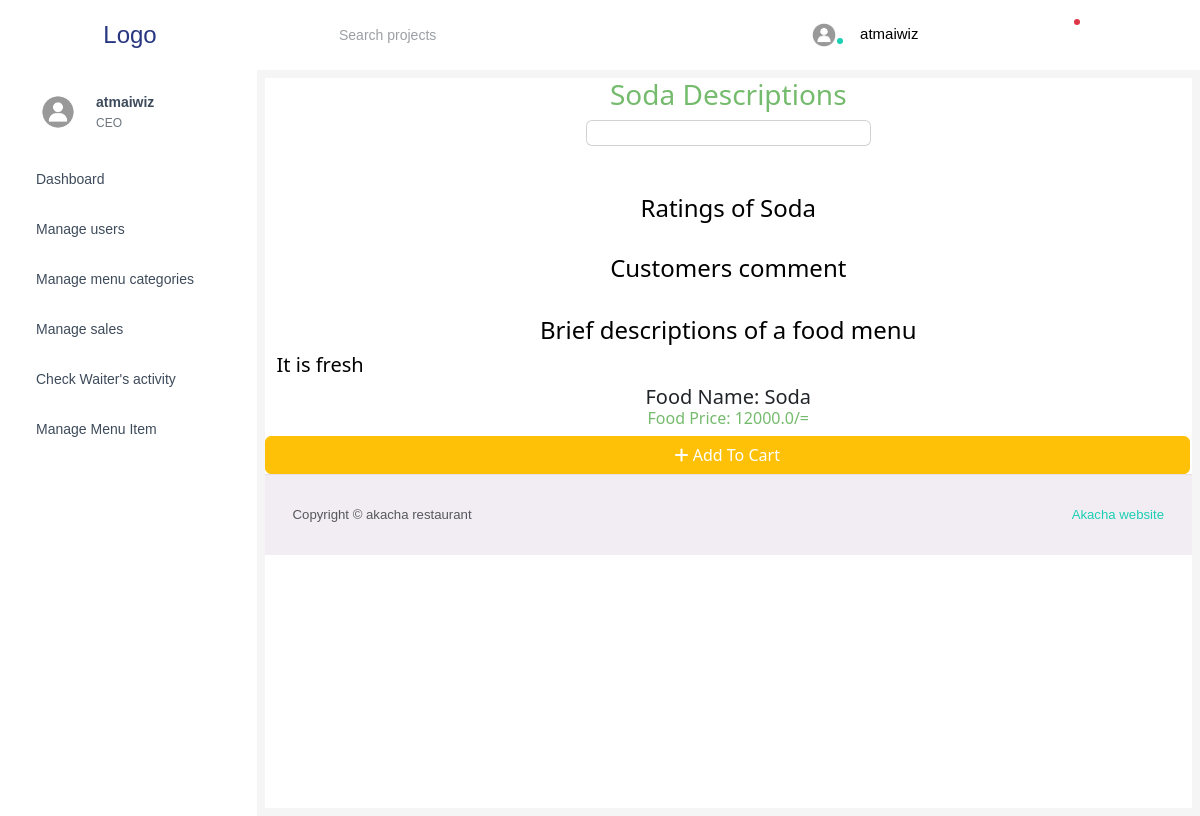
Page /menu_item_description/1 (signed in) on the committed database.
### hotelmanagement/models.py (models this page shows, shortened)
class CustomUser(AbstractUser):
    objects = models.Manager()
    id = models.AutoField(primary_key=True)
    profile = models.ImageField(upload_to="profiles/", default='profiles/default_profile.jpg')
    user_type = models.ForeignKey(User_type, on_delete=models.SET_NULL, null=True, default=None)
    is_active = models.BooleanField(default=True)
    customer_profit = models.FloatField(default=0.0)

class User_type(models.Model):
    id = models.AutoField(primary_key=True)
    user_type = models.CharField(max_length=50)
    def __str__(self):
        return self.user_type

class MenuItem(models.Model):
    objects = models.Manager()
    id = models.AutoField(primary_key=True)
    category = models.ForeignKey(MenuCategory, on_delete=models.CASCADE)
    name = models.CharField(max_length=255)
    description = models.TextField()
    price = models.FloatField()
    average_rating = models.DecimalField(max_digits=3, decimal_places=2, default=0.0)
    ingredient_cost = models.FloatField(default=0)
    item_profit = models.FloatField(default=0)
    orders_number = models.FloatField(default=0)

### hotelmanagement/views.py (the view)
# urls.py: path("menu_item_description/<int:item_id>", views.menu_item_description, name="menu_item_description"),
def menu_item_description(request, item_id):
    rating_data = MenuItemRating.objects.filter(menu_item__id=item_id)
    ratings = rating_data.values('rating').annotate(count=models.Count('rating'),
                                                    percent=models.Count('rating') * 100 / (
                                                        rating_data.count())).order_by('rating')
    menuitem = MenuItem.objects.get(id=item_id)
    images = MenuImage.objects.filter(menu_item=menuitem)
    return render(request, f"{user_validator(request)}/menu_description.html",
                  {'images': images, 'menuitem': menuitem, 'ratings': ratings, 'rating_data': rating_data})

### hotelmanagement/processor.py (called while the page is built)
def user_type_list(request):
    user_type = User_type.objects.all()
    return {'user_types': user_type}

def message_analyser(request):
    try:
        if request.user.user_type.user_type == "Storekeeper":
            print(request.user.user_type)
            sys_messages = Messages.objects.filter(receiver_category=2, opened=False)
            return {"system_message": sys_messages}
        else:
            user = request.user
            messages = Messages.objects.filter(receiver_category=user.user_type, order__send=False)
            return {'messagess': messages}
    except:
        user_type = User_type.objects.all()
        return {'user_types': user_type}

### hotelmanagement/utils.py (called while the page is built)
def user_validator(request):
    if request.user.is_authenticated:
        user_type = request.user.user_type
        return user_type
    else:
        return redirect('login')

### templates/CEO/menu_description.html (shortened to what this page needs)
{% extends "CEO/base.html" %}
{% block content%}
<h3 style="text-align: center;">{{menuitem.name}} Descriptions</h3>
<div class="container">
 <div class="row justify-content-around">
    {% for image in images %}
    <div class="col-md-4">
        <div class="card mb-4">
            {% if image.image %}
            <a href="{{image.image.url}}">
            </a>
            {% endif %}
        </div>
    </div>
    {% endfor %}
 </div>
 <br>
 <h4 class="text-black">Ratings of {{menuitem.name}}</h4>
 <br>
 <h4 class="text-black">Customers comment</h4>
 <div class="col">
 </div>
 <br>
 <h4 class="text-black"> Brief descriptions of a food menu</h4>
 <div class="row">
    <h5 class="text-black text-left">{{menuitem.description}}</h5>
 </div>
    <div class="card-body">
        <h5 class="card-title">Food Name: {{menuitem.name}}</h5>
        <h6 class="card-text">Food Price: {{menuitem.price}}/=</h6>
        <div class="row">
            <a style="margin-right: 2px;" href="" class="col btn btn-warning"><i class='fa fa-plus fa-solid'></i> Add To Cart</a>
        </div>
    </div>
</div>
{% endblock %}

### templates/navigation.html (shortened to what this page needs)
<!DOCTYPE html>
<html lang="en">
  <head>
    {% load static %}
    <link rel="stylesheet" href="{% static 'mystyle.css' %}" />
  </head>
  <body>
    <nav class="navbar default-layout-navbar col-lg-12 col-12 p-0 fixed-top d-flex flex-row">
      <div class="text-center navbar-brand-wrapper d-flex align-items-center justify-content-center">
        <a class="navbar-brand brand-logo" href="{% url 'home' %}">Logo</a>
      </div>
      <div class="navbar-menu-wrapper d-flex align-items-stretch">
        <button class="navbar-toggler navbar-toggler align-self-center" type="button" data-toggle="minimize"></button>
        <div class="search-field d-none d-md-block">
          <form class="d-flex align-items-center h-100" action="#">
            <div class="input-group">
              <div class="input-group-prepend bg-transparent">
                <i class="input-group-text border-0 mdi mdi-magnify"></i>
              </div>
              <input type="text" class="form-control bg-transparent border-0" placeholder="Search projects" />
            </div>
          </form>
        </div>
        <ul class="navbar-nav navbar-nav-right">
          <li class="nav-item nav-profile dropdown">
            <a class="nav-link dropdown-toggle" id="profileDropdown" href="#" data-bs-toggle="dropdown" aria-expanded="false">
              <div class="nav-profile-img">
                {% if user.profile %}
                  <img src="{{ user.profile.url }}" alt="image" />
                {% endif %}
                <span class="availability-status online"></span>
              </div>
              <div class="nav-profile-text">
                <p class="mb-1 text-black">{{ user.username }}</p>
              </div>
            </a>
          </li>
          <li class="nav-item d-none d-lg-block full-screen-link">
          </li>
          <li class="nav-item dropdown">
          </li>
          <li class="nav-item dropdown">
            <a class="nav-link count-indicator dropdown-toggle" id="notificationDropdown" href="#" data-bs-toggle="dropdown">
              <span class="count-symbol bg-danger"></span>
            </a>
          </li>
          <li class="nav-item nav-logout d-none d-lg-block">
          </li>
          <li class="nav-item nav-settings d-none d-lg-block">
          </li>
        </ul>
      </div>
    </nav>
  </body>
</html>

### templates/CEO/side_bar.html (shortened to what this page needs)
<!DOCTYPE html>
<html lang="en">
  <head>
    {% load static %}
    <link rel="stylesheet" href="{% static 'mystyle.css' %}" />
  </head>
  <body>
    <nav class="sidebar sidebar-offcanvas" id="sidebar">
      <ul class="nav">
        <li class="nav-item nav-profile">
          <a href="{% url 'home'%}"  class="nav-link">
            <div class="nav-profile-image">
              {% if user.profile %}
                <img src="{{user.profile.url}}" alt="profile" />
              {% endif %}
            </div>
            <div class="nav-profile-text d-flex flex-column">
              <span class="font-weight-bold mb-2">{{user.username}}</span>
              <span class="text-secondary text-small">{{user.user_type}}</span>
            </div>
          </a>
        </li>
        <li class="nav-item">
          <a class="nav-link" href="{% url 'home'%}" >
            <span class="menu-title">Dashboard</span>
          </a>
        </li>
        <li class="nav-item">
          <a class="nav-link " id="manage-user" href="{%url 'manage_user' 0%}" >
            <span class="menu-title">Manage users</span>
          </a>
        </li>
        <li class="nav-item">
          <a class="nav-link " id="manage-menu-category"  href="{%url 'manage_menu_category'%}">
            <span class="menu-title">Manage menu categories</span>
          </a>
        </li>
        <li class="nav-item">
          <a class="nav-link "  id = "manage-sale" href="{% url 'manage_sale'%}">
            <span class="menu-title">Manage sales</span>
          </a>
        </li>
        <li class="nav-item">
          <a class="nav-link "  id="check-waiter" href="{% url 'waiter_activity_check'%}">
            <span class="menu-title">Check Waiter's activity</span>
          </a>
        </li>
        <li class="nav-item">
          <a class="nav-link "  id = "manage-menu-item" href="{% url 'manage_menu_item'%}">
            <span class="menu-title">Manage Menu Item</span>
          </a>
        </li>
      </ul>
    </nav>
  </body>
</html>

### static/mystyle.css (style rules this page uses)
h1, h2, h3, h4, h5, h6 { color: #75bb6d; text-align: center; }
a { text-decoration: none; }

### rows in the picture
CustomUser: profile (placeholder picture), username "atmaiwiz", user_type "CEO"
MenuItem: name "Soda", description "It is fresh", price "12000.0"
